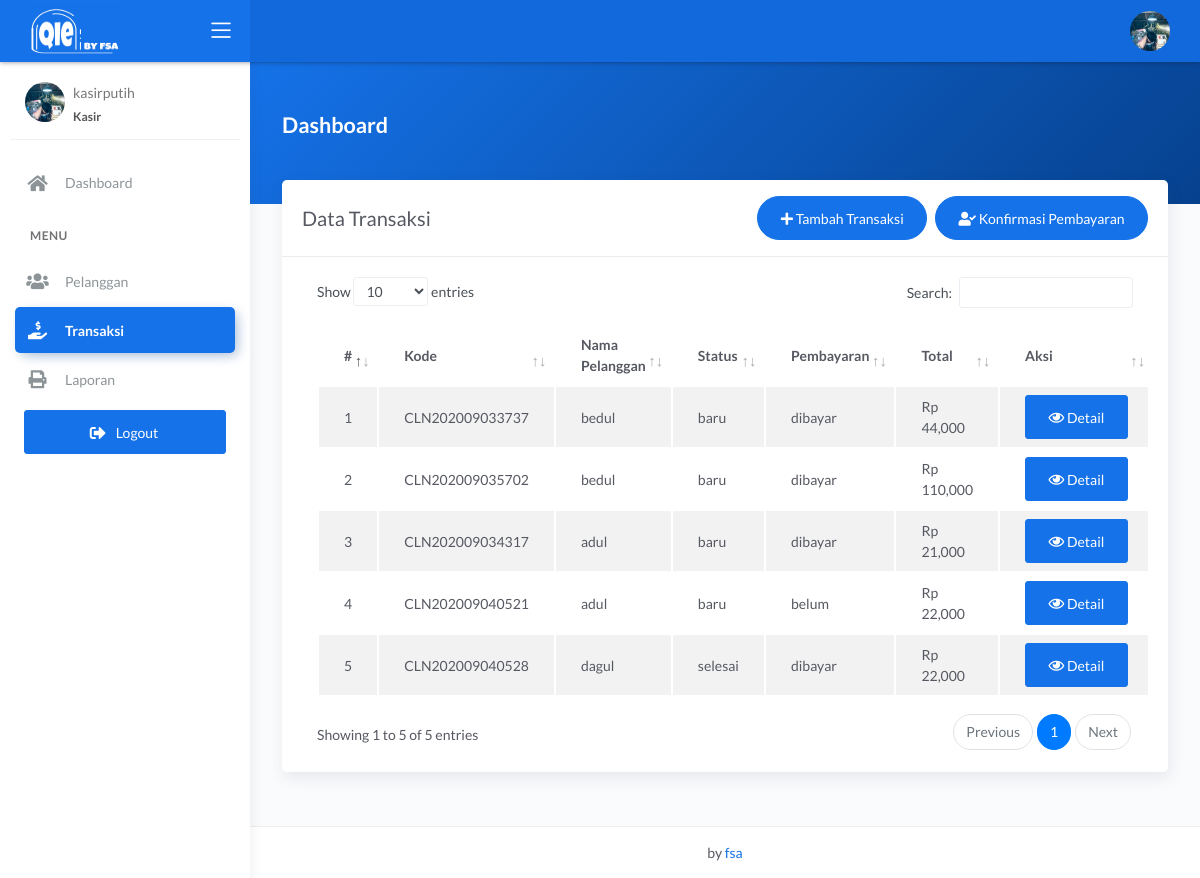
The page /kasir/transaksi.php (signed in) on the database its author committed.
### tables this page shows
CREATE TABLE `transaksi` (
  `id_transaksi` int(11) NOT NULL,
  `outlet_id` int(11) DEFAULT NULL,
  `kode_invoice` varchar(228) DEFAULT NULL,
  `id_pelanggan` int(11) DEFAULT NULL,
  `tgl` datetime DEFAULT NULL,
  `batas_waktu` datetime DEFAULT NULL,
  `tgl_pembayaran` datetime DEFAULT NULL,
  `biaya_tambahan` int(11) DEFAULT NULL,
  `diskon` double DEFAULT NULL,
  `pajak` int(11) DEFAULT NULL,
  `status` enum('baru','proses','selesai','diambil') DEFAULT NULL,
  `status_bayar` enum('dibayar','belum') DEFAULT NULL,
  `id_user` int(11) DEFAULT NULL
);

CREATE TABLE `pelanggan` (
  `id_pelanggan` int(11) NOT NULL,
  `nama_pelanggan` varchar(228) NOT NULL,
  `alamat_pelanggan` text NOT NULL,
  `jenis_kelamin` enum('L','P') NOT NULL,
  `telp_pelanggan` varchar(15) NOT NULL,
  `no_ktp` varchar(30) NOT NULL
);

CREATE TABLE `detail_transaksi` (
  `id_detail` int(11) NOT NULL,
  `id_transaksi` int(11) NOT NULL,
  `id_paket` int(11) NOT NULL,
  `qty` double NOT NULL,
  `total_harga` double NOT NULL,
  `keterangan` text NOT NULL,
  `total_bayar` int(11) NOT NULL
);

### kasir/transaksi.php (the view, shortened to what this page needs)
<?php
$title = 'Data Transaksi';
require 'koneksi.php';
$query = "SELECT transaksi.*, pelanggan.nama_pelanggan, detail_transaksi.total_harga FROM transaksi INNER JOIN pelanggan ON pelanggan.id_pelanggan = transaksi.id_pelanggan INNER JOIN detail_transaksi ON detail_transaksi.id_transaksi = transaksi.id_transaksi";
$data = mysqli_query($conn, $query);
require 'header.php';
?>
<div class="panel-header bg-primary-gradient">
    <div class="page-inner py-5">
        <div class="d-flex align-items-left align-items-md-center flex-column flex-md-row">
            <div>
                <h2 class="text-white pb-2 fw-bold">Dashboard</h2>
            </div>
        </div>
    </div>
</div>
<div class="page-inner mt--5">
    <diva class="row">
        <div class="col-md-12">
            <div class="card">
                <div class="card-header">
                    <div class="d-flex align-items-center">
                        <h4 class="card-title"><?= $title; ?></h4>
                        <a href="cari.php" class="btn btn-primary btn-round ml-auto mr-2">
                            <i class="fa fa-plus"></i>
                            Tambah Transaksi
                        </a>
                        <a href="konfirmasi.php" class="btn btn-primary btn-round">
                            <i class="fas fa-user-check"></i>
                            Konfirmasi Pembayaran
                        </a>
                    </div>
                </div>
                <div class="card-body">
                    <div class="table-responsive">
                        <table id="basic-datatables" class="display table table-striped table-hover">
                            <thead>
                                <tr>
                                    <th style="width: 7%">#</th>
                                    <th>Kode</th>
                                    <th>Nama Pelanggan</th>
                                    <th>Status</th>
                                    <th>Pembayaran</th>
                                    <th>Total</th>
                                    <th style="width: 5%;">Aksi</th>
                                </tr>
                            </thead>
                            <tbody>
                                <?php
                                $no = 1;
                                if (mysqli_num_rows($data) > 0) {
                                    while ($trans = mysqli_fetch_assoc($data)) {
                                ?>
                                        <tr>
                                            <td><?= $no++; ?></td>
                                            <td><?= $trans['kode_invoice']; ?></td>
                                            <td><?= $trans['nama_pelanggan']; ?></td>
                                            <td><?= $trans['status']; ?></td>
                                            <td><?= $trans['status_bayar']; ?></td>
                                            <td><?= 'Rp ' . number_format($trans['total_harga']); ?></td>
                                            <td>
                                                <div class="form-button-action">
                                                    <a href="detail.php?id=<?= $trans['id_transaksi']; ?>" type="button" data-toggle="tooltip" title="" class="btn btn-primary" data-original-title="Detail">
                                                        <i class="far fa-eye"></i> Detail
                                                    </a>
                                                </div>
                                            </td>
                                        </tr>
                                <?php }
                                }
                                ?>
                            </tbody>
                        </table>
                    </div>
                </div>
            </div>
        </div>
</div>
</div>
<?php
require 'footer.php';
?>

### rows shown on the page
transaksi: kode_invoice "CLN202009033737", id_pelanggan.nama_pelanggan "bedul", status "baru", status_bayar "dibayar", detail_transaksi.total_harga "44,000"
transaksi: kode_invoice "CLN202009035702", id_pelanggan.nama_pelanggan "bedul", status "baru", status_bayar "dibayar", detail_transaksi.total_harga "110,000"
transaksi: kode_invoice "CLN202009034317", id_pelanggan.nama_pelanggan "adul", status "baru", status_bayar "dibayar", detail_transaksi.total_harga "21,000"
transaksi: kode_invoice "CLN202009040521", id_pelanggan.nama_pelanggan "adul", status "baru", status_bayar "belum", detail_transaksi.total_harga "22,000"
transaksi: kode_invoice "CLN202009040528", id_pelanggan.nama_pelanggan "dagul", status "selesai", status_bayar "dibayar", detail_transaksi.total_harga "22,000"

### other values the page prints
$_SESSION['username'] "kasirputih"
$title "Data Transaksi"
